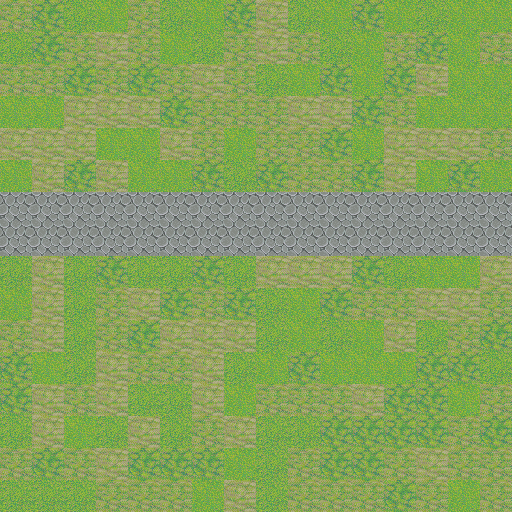

Rendered tile map (Tiled .tmx) drawn with the repository's tilesets; below, a short description and the full map source, tile grids included:
An orthogonal 16x16 tile map with 32x32 px tiles, 4 tile layers (floor, wall, obj, cover).

<map version="1.0" orientation="orthogonal" renderorder="right-down" width="16" height="16" tilewidth="32" tileheight="32" nextobjectid="1">
 <tileset firstgid="1" name="Old" tilewidth="32" tileheight="32" tilecount="1736" columns="8">
  <image source="Old.png" width="256" height="6963" />
 </tileset>
 <layer name="floor" width="16" height="16">
  <data encoding="csv">
644,643,642,641,644,642,641,643,645,642,641,643,641,642,641,641,
642,643,644,645,644,641,642,644,645,644,642,641,644,643,641,644,
644,644,643,644,643,644,645,644,642,641,643,641,643,645,641,641,
641,641,645,645,645,643,644,644,644,645,645,643,644,641,641,641,
645,645,645,641,641,645,644,641,644,644,643,641,645,645,645,644,
641,645,643,645,641,641,643,642,643,644,644,643,645,641,643,641,
641,644,643,645,643,641,642,641,642,643,643,643,641,641,642,644,
643,644,645,641,643,645,642,643,645,641,645,644,644,641,644,644,
642,645,642,643,642,642,643,642,645,645,645,643,642,641,641,645,
641,645,642,644,645,643,644,643,642,641,643,644,644,645,645,644,
644,645,642,644,643,645,645,645,642,641,642,641,645,642,644,643,
643,641,642,645,644,644,645,642,641,643,641,641,641,643,643,642,
643,645,644,645,642,642,645,641,644,644,644,645,643,643,641,644,
642,645,641,642,645,642,644,645,642,642,643,643,643,643,644,643,
644,643,644,645,643,643,643,641,642,644,643,643,644,645,644,644,
642,642,642,644,644,644,641,645,642,644,644,644,643,644,641,644
</data>
 </layer>
 <layer name="wall" width="16" height="16">
  <data encoding="csv">
0,0,0,0,0,0,0,0,0,0,0,0,0,0,0,0,
0,0,0,0,0,0,0,0,0,0,0,0,0,0,0,0,
0,0,0,0,0,0,0,0,0,0,0,0,0,0,0,0,
0,0,0,0,0,0,0,0,0,0,0,0,0,0,0,0,
0,0,0,0,0,0,0,0,0,0,0,0,0,0,0,0,
0,0,0,0,0,0,0,0,0,0,0,0,0,0,0,0,
516,516,516,516,516,516,516,516,516,516,516,516,516,516,516,516,
516,516,516,516,516,516,516,516,516,516,516,516,516,516,516,516,
0,0,0,0,0,0,0,0,0,0,0,0,0,0,0,0,
0,0,0,0,0,0,0,0,0,0,0,0,0,0,0,0,
0,0,0,0,0,0,0,0,0,0,0,0,0,0,0,0,
0,0,0,0,0,0,0,0,0,0,0,0,0,0,0,0,
0,0,0,0,0,0,0,0,0,0,0,0,0,0,0,0,
0,0,0,0,0,0,0,0,0,0,0,0,0,0,0,0,
0,0,0,0,0,0,0,0,0,0,0,0,0,0,0,0,
0,0,0,0,0,0,0,0,0,0,0,0,0,0,0,0
</data>
 </layer>
 <layer name="obj" width="16" height="16">
  <data encoding="csv">
0,0,0,0,0,0,0,0,0,0,0,0,0,0,0,0,
0,0,0,0,0,0,0,0,0,0,0,0,0,0,0,0,
0,0,0,0,0,0,0,0,0,0,0,0,0,0,0,0,
0,0,0,0,0,0,0,0,0,0,0,0,0,0,0,0,
0,0,0,0,0,0,0,0,0,0,0,0,0,0,0,0,
0,0,0,0,0,0,0,0,0,0,0,0,0,0,0,0,
0,0,0,0,0,0,0,0,0,0,0,0,0,0,0,0,
0,0,0,0,0,0,0,0,0,0,0,0,0,0,0,0,
0,0,0,0,0,0,0,0,0,0,0,0,0,0,0,0,
0,0,0,0,0,0,0,0,0,0,0,0,0,0,0,0,
0,0,0,0,0,0,0,0,0,0,0,0,0,0,0,0,
0,0,0,0,0,0,0,0,0,0,0,0,0,0,0,0,
0,0,0,0,0,0,0,0,0,0,0,0,0,0,0,0,
0,0,0,0,0,0,0,0,0,0,0,0,0,0,0,0,
0,0,0,0,0,0,0,0,0,0,0,0,0,0,0,0,
0,0,0,0,0,0,0,0,0,0,0,0,0,0,0,0
</data>
 </layer>
 <layer name="cover" width="16" height="16">
  <data encoding="csv">
0,0,0,0,0,0,0,0,0,0,0,0,0,0,0,0,
0,0,0,0,0,0,0,0,0,0,0,0,0,0,0,0,
0,0,0,0,0,0,0,0,0,0,0,0,0,0,0,0,
0,0,0,0,0,0,0,0,0,0,0,0,0,0,0,0,
0,0,0,0,0,0,0,0,0,0,0,0,0,0,0,0,
0,0,0,0,0,0,0,0,0,0,0,0,0,0,0,0,
0,0,0,0,0,0,0,0,0,0,0,0,0,0,0,0,
0,0,0,0,0,0,0,0,0,0,0,0,0,0,0,0,
0,0,0,0,0,0,0,0,0,0,0,0,0,0,0,0,
0,0,0,0,0,0,0,0,0,0,0,0,0,0,0,0,
0,0,0,0,0,0,0,0,0,0,0,0,0,0,0,0,
0,0,0,0,0,0,0,0,0,0,0,0,0,0,0,0,
0,0,0,0,0,0,0,0,0,0,0,0,0,0,0,0,
0,0,0,0,0,0,0,0,0,0,0,0,0,0,0,0,
0,0,0,0,0,0,0,0,0,0,0,0,0,0,0,0,
0,0,0,0,0,0,0,0,0,0,0,0,0,0,0,0
</data>
 </layer>
</map>
